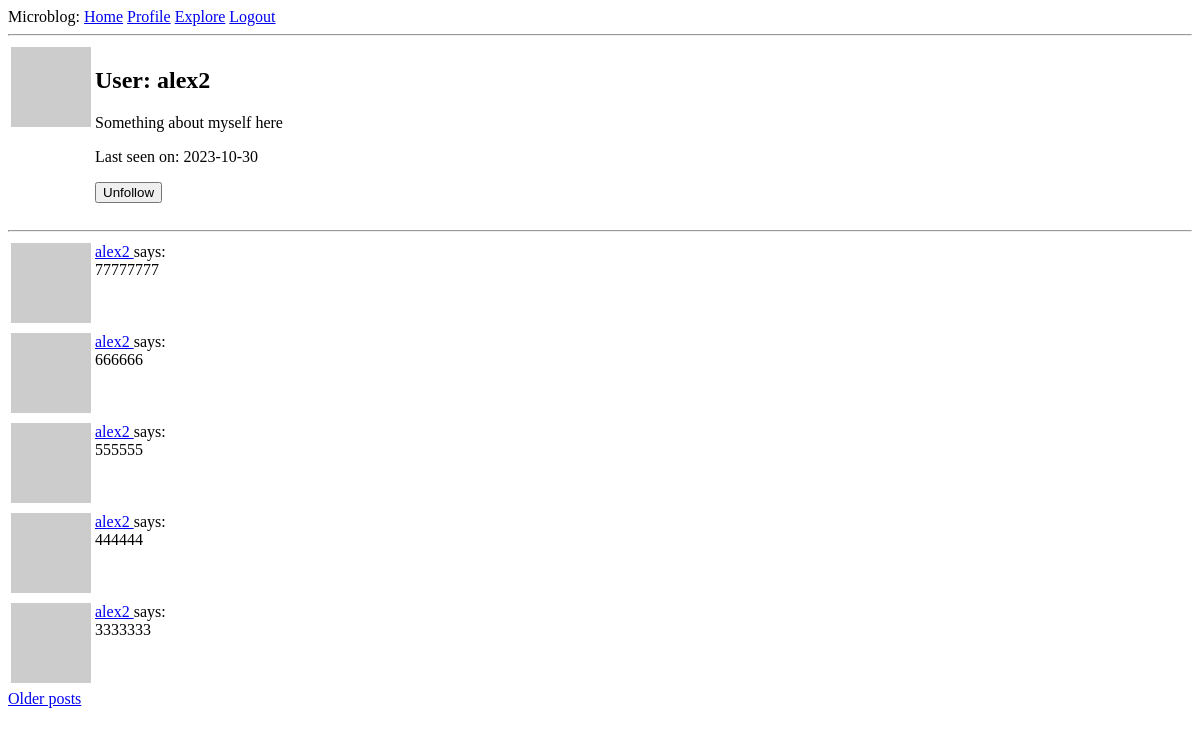
The app's page /user/alex2 (signed in), older data.
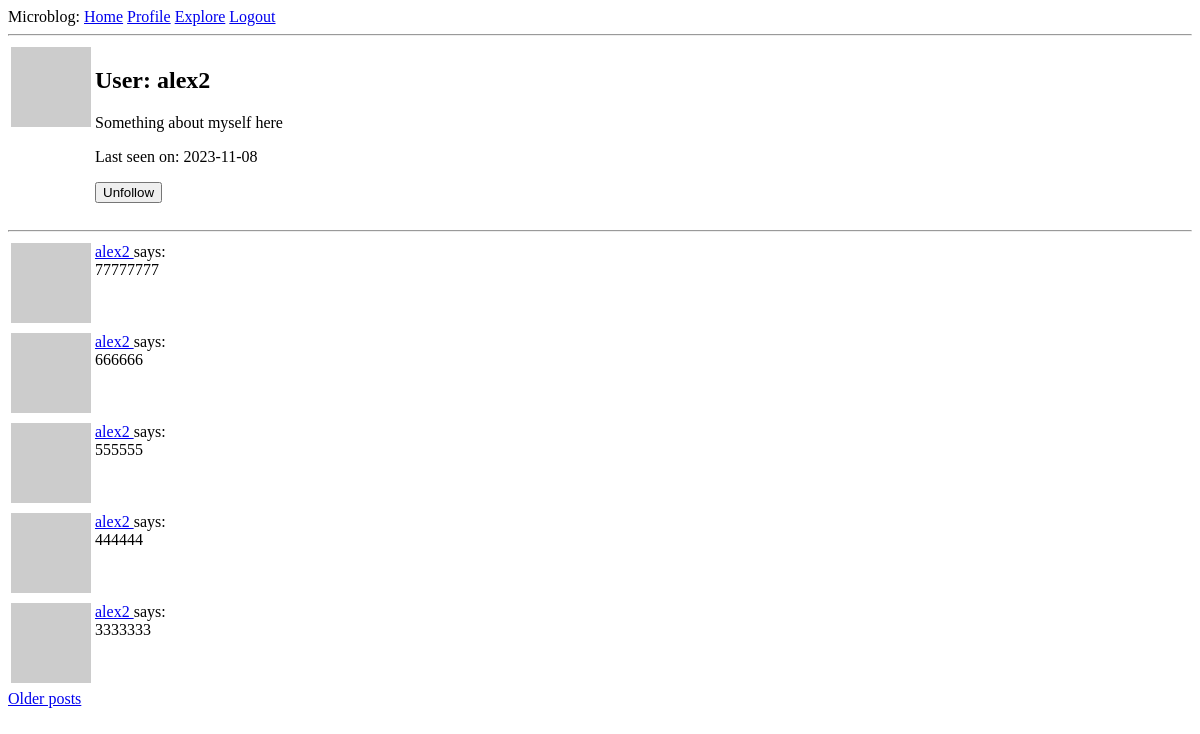
The same page, newer data.
### app/models.py (models this page shows, shortened)
class User(UserMixin, db.Model):
    id = db.Column(db.Integer, primary_key=True)
    username = db.Column(db.String(64), index=True, unique=True)
    email = db.Column(db.String(120), index=True, unique=True)
    password_hash = db.Column(db.String(128))
    posts = db.relationship('Post', backref='author', lazy='dynamic')
    about_me = db.Column(db.String(140))
    last_seen = db.Column(db.DateTime, default=datetime.utcnow)
    followed = db.relationship(
        'User', secondary=followers,
        primaryjoin=(followers.c.follower_id == id),
        secondaryjoin=(followers.c.followed_id == id),
        backref=db.backref('followers', lazy='dynamic'), lazy='dynamic')
    def is_following(self, user):
        return self.followed.filter(
            followers.c.followed_id == user.id).count() > 0
    def avatar(self, size):
        digest = md5(self.email.lower().encode('utf-8')).hexdigest()
        return 'https://www.gravatar.com/avatar/{}?d=identicon&s={}'.format(
            digest, size)

class Post(db.Model):
    id = db.Column(db.Integer, primary_key=True)
    body = db.Column(db.String(140))
    timestamp = db.Column(db.DateTime, index=True, default=datetime.utcnow)
    user_id = db.Column(db.Integer, db.ForeignKey('user.id'))

### app/routes.py (the view)
@app.route('/user/<username>')
@login_required
def user(username):
    user = User.query.filter_by(username=username).first_or_404()
    page = request.args.get('page', 1, type=int)
    posts = user.posts.order_by(Post.timestamp.desc()).paginate(
        page=page, per_page=app.config['POSTS_PER_PAGE'], error_out=False)
    next_url = url_for('user', username=user.username, page=posts.next_num) \
        if posts.has_next else None
    prev_url = url_for('user', username=user.username, page=posts.prev_num) \
        if posts.has_prev else None
    form = EmptyForm()
    return render_template('user.html', user=user, posts=posts.items, next_url=next_url, prev_url=prev_url, form=form)

### app/forms.py
class EmptyForm(FlaskForm):
    submit = SubmitField('Submit')

### app/models.py (called while the page is built)
@login.user_loader
def load_user(id):
    return User.query.get(int(id))

### app/routes.py (called while the page is built)
@app.before_request
def before_request():
    if current_user.is_authenticated:
        current_user.last_seen = datetime.utcnow()
        db.session.commit()

### app/templates/user.html (shortened to what this page needs)
{% extends "base.html" %}
{% block content %}
    <table>
        <tr valign="top">
            <td><img src="{{ user.avatar(128) }}"></td>
            <td>
                <h2>User: {{ user.username }}</h2>
                {% if user.about_me %}<p>{{ user.about_me }}</p>{% endif %}
                {% if user.last_seen %}<p>Last seen on: {{ user.last_seen.date() }}</p>{% endif %}
                {% if user == current_user %}
                <p><a href="{{ url_for('edit_profile') }}">Edit your profile</a></p>
                {% else %}
                <p>
                    <form action="{{ url_for('unfollow', username=user.username) }}" method="post">
                        {{ form.submit(value='Unfollow') }}
                    </form>
                </p>
                {% endif %}
            </td>
        </tr>
    </table>
    <hr>
    {% for post in posts %}
        {% include '_post.html' %}
    {% endfor %}
    {% if next_url %}
    <a href="{{ next_url }}">Older posts</a>
    {% endif %}
{% endblock %}

### app/templates/base.html (shortened to what this page needs)
<!DOCTYPE html>
<html lang="en">
<head>
</head>
<body>
    <div>Microblog:
        <a href="{{ url_for('index') }}">Home</a>
        {% if current_user.is_anonymous %}
        <a href="{{ url_for('login') }}">Login</a>
        {% else %}
        <a href="{{ url_for('user', username=current_user.username) }}">Profile</a>
        <a href="{{ url_for('explore') }}">Explore</a>
        <a href="{{ url_for('logout') }}">Logout</a>
        {% endif %}
    </div>
    <hr>
    {% block content %}
    {% endblock %}
</body>
</html>

### app/templates/_post.html
<table>
    <tr valign="top">
        <td><img src="{{ post.author.avatar(36) }}"></td>
        <td>
            <a href="{{ url_for('user', username=post.author.username) }}">
                    {{ post.author.username }}
            </a>
            says:<br>{{ post.body }}
        </td>
    </tr>
</table>

Row changes from the older to the newer data that the page shows:
changed User "alex2": last_seen "2023-10-30" → "2023-11-08"
